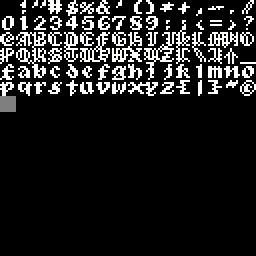
#> input picture examples/Blasphemos/assets/font.png, 128 x 128 px, found by its file name (shown 2 times larger)
$ python render_clean_text.py
#> lines starting #> are read from the running program, lines starting #| are printed output that depends on the picture; after the words box and inside, x2 and y2 are one past the last pixel; in counts of white or black regions, pixels touching at a corner belong together
import os
from PIL import Image

def main():
    font_path = "assets/font.png"
    if not os.path.exists(font_path):
        print("Error: font.png not found!")
        return

    font_img = Image.open(font_path).convert("RGBA")
#> font_img is the input picture: PIL image 128x128 RGBA; mean R, G, B, A 32, 32, 32.1, 255

    # 4-color palette:
    # 0: Black, 1: Deep Crimson Red, 2: Silver-Blue, 3: White
    palette = [
        0, 0, 0,
        120, 24, 0,
        148, 148, 252,
        255, 255, 255
    ]
    palette += [0] * (768 - len(palette))

    palette_im = Image.new('P', (1, 1))
    palette_im.putpalette(palette)

    # Define text cards with exact line splitting to fit within 20 chars per line (160px wide)
    cards = {
        0: [
            "It is not the",
            "sun rising,",
            "but our sins"
        ],
        1: [
            "Because it is my",
            "guilt, I claim you,",
            "Grievous Miracle."
        ],
        3: [
            "Make my chest hurt",
            "with regret, forward",
            "your punishment,",
            "and nail it deep;"
        ],
        5: [
            "Shape my Guilt,",
            "once again."
        ]
    }

    for idx, lines in cards.items():
        # Create a solid black RGBA image of size 160x96
        canvas = Image.new("RGBA", (160, 96), (0, 0, 0, 255))

        # Center vertically
        total_height = len(lines) * 8
        start_y = (96 - total_height) // 2

        for line_idx, line in enumerate(lines):
            y = start_y + line_idx * 8

            # Center horizontally
            total_width = len(line) * 8
            start_x = (160 - total_width) // 2

            for char_idx, char in enumerate(line):
                x = start_x + char_idx * 8

                # Get char position in assets/font.png
                ascii_code = ord(char)
                font_idx = ascii_code - 32
                if font_idx < 0 or font_idx >= 256:
                    font_idx = 0 # default to space

                col = font_idx % 16
                row = font_idx // 16

                # Crop 8x8 character tile from font
                char_tile = font_img.crop((col * 8, row * 8, col * 8 + 8, row * 8 + 8))

                # Paste it onto canvas
                canvas.paste(char_tile, (x, y), char_tile)

        # Force the top-left 8x8 block (tile 0) of the canvas to be pure solid black
        # to ensure tile 0 remains the black empty tile for clear nametable!
        for ty in range(8):
            for tx in range(8):
                canvas.putpixel((tx, ty), (0, 0, 0, 255))

        # Convert to palette mode (no dithering)
        quantized = canvas.convert("RGB").quantize(palette=palette_im, dither=Image.Dither.NONE)

        out_path = f"assets/silent_sorrow_{idx}.png"
        quantized.save(out_path)
        print(f"Saved custom clean text card to {out_path}")
#> this loop made 4 passes
#> pass 1, in main, `quantized = canvas.convert("RGB").quantize(palette=palette_im, dither=..`:
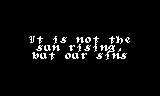
#> quantized: PIL image 160x96 P; 4.1% white in thin lines or dots, all inside (x1, y1, x2, y2) = (29, 36, 130, 60)
#> pass 2, in main, `quantized = canvas.convert("RGB").quantize(palette=palette_im, dither=..`:
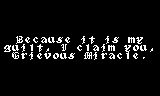
#> quantized: PIL image 160x96 P; 5.7% white in thin lines or dots, all inside (x1, y1, x2, y2) = (4, 36, 153, 60)
#> pass 3, in main, `quantized = canvas.convert("RGB").quantize(palette=palette_im, dither=..`:
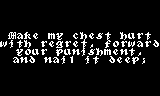
#> quantized: PIL image 160x96 P; 8.4% white in thin lines or dots, all inside (x1, y1, x2, y2) = (0, 32, 159, 64)
#> after the loop:
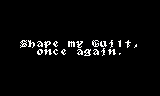
#> canvas: PIL image 160x96 RGBA; mean R, G, B, A 7.9, 7.9, 8, 255
#> after the loop: quantized: PIL image 160x96 P; 3.1% white in thin lines or dots, all inside (x1, y1, x2, y2) = (20, 40, 137, 56)

if __name__ == "__main__":
    main()
